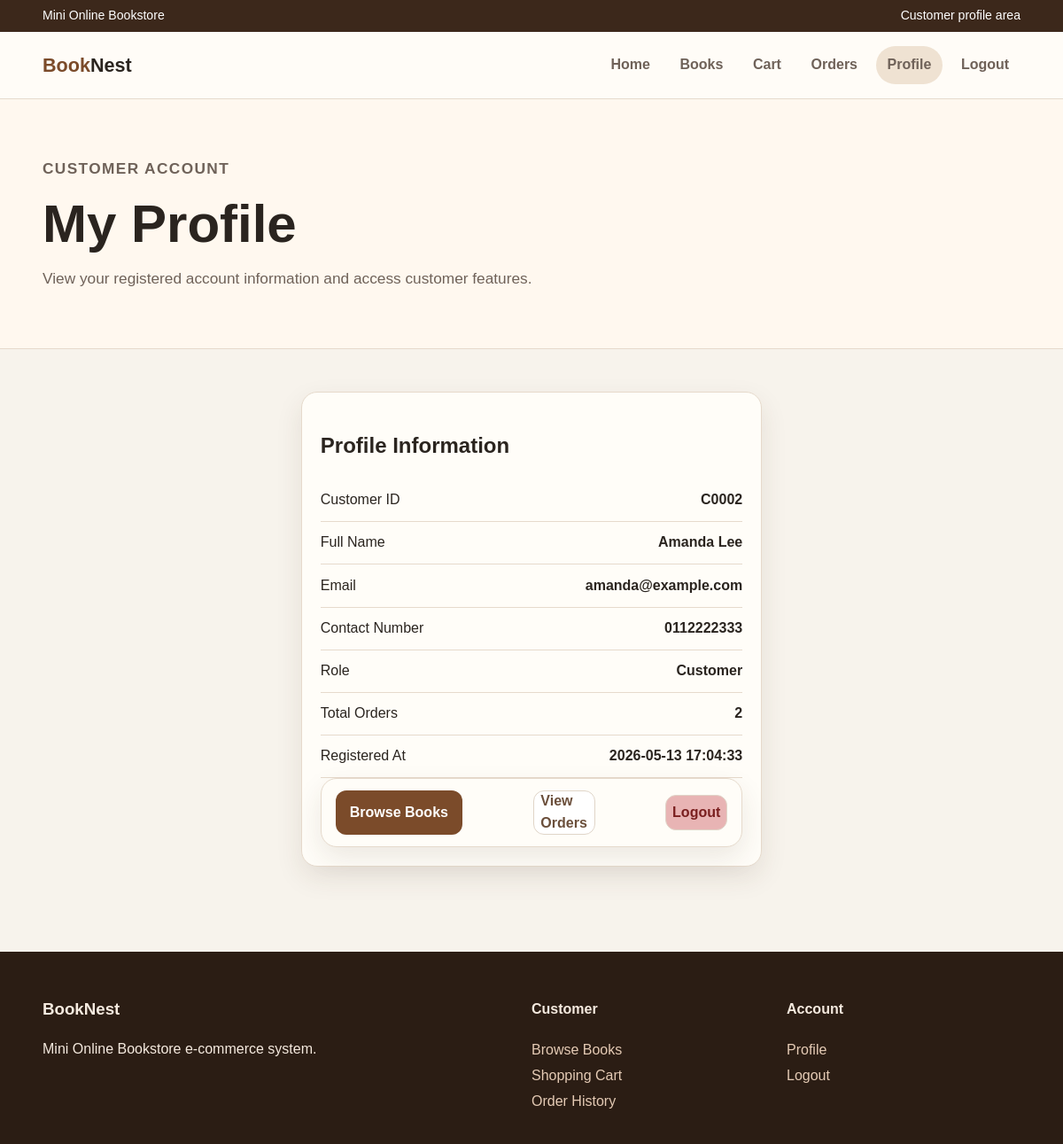
Screenshot of /auth/profile.php (signed in) with the database file from the repository.
### tables this page shows
CREATE TABLE `users` (
  `user_id` int(11) NOT NULL,
  `name` varchar(100) NOT NULL,
  `email` varchar(100) NOT NULL,
  `password` varchar(255) NOT NULL,
  `role` enum('customer','admin') NOT NULL DEFAULT 'customer',
  `contact` varchar(20) DEFAULT NULL,
  `created_at` timestamp NOT NULL DEFAULT current_timestamp()
);

### auth/profile.php (the view, shortened to what this page needs)
<?php
include '../app.php';
$user_id = $_SESSION["user_id"];
$stmt = $conn->prepare("SELECT user_id, name, email, contact, role, created_at FROM users WHERE user_id = ?");
$stmt->bind_param("i", $user_id);
$stmt->execute();
$user = $stmt->get_result()->fetch_assoc();
$orderStmt = $conn->prepare("SELECT COUNT(*) AS total_orders FROM orders WHERE user_id = ?");
$orderStmt->bind_param("i", $user_id);
$orderStmt->execute();
$orderCount = $orderStmt->get_result()->fetch_assoc()["total_orders"];
?>
<!DOCTYPE html>
<html lang="en">
<head>
    <link rel="stylesheet" href="../css/style.css">
</head>
<body>
<div class="topbar">
    <div class="container">
        <span>Mini Online Bookstore</span>
        <span>Customer profile area</span>
    </div>
</div>
<header class="navbar">
    <div class="container nav-inner">
        <a class="brand" href="../index.php">Book<span>Nest</span></a>
        <nav class="nav-links">
            <a href="../index.php">Home</a>
            <a href="../books/books.php">Books</a>
            <a href="../orders/cart.php">Cart</a>
            <a href="../orders/order-history.php">Orders</a>
            <a class="active" href="profile.php">Profile</a>
            <a href="logout.php">Logout</a>
        </nav>
    </div>
</header>
<section class="page-title">
    <div class="container">
        <p class="eyebrow">Customer Account</p>
        <h1>My Profile</h1>
        <p>View your registered account information and access customer features.</p>
    </div>
</section>
<main class="section">
    <div class="container auth">
        <div class="form-card">
            <h2>Profile Information</h2>
            <div class="summary-row">
                <span>Customer ID</span>
                <strong><?php echo "C" . str_pad($user["user_id"], 4, "0", STR_PAD_LEFT); ?></strong>
            </div>
            <div class="summary-row">
                <span>Full Name</span>
                <strong><?php echo htmlspecialchars($user["name"]); ?></strong>
            </div>
            <div class="summary-row">
                <span>Email</span>
                <strong><?php echo htmlspecialchars($user["email"]); ?></strong>
            </div>
            <div class="summary-row">
                <span>Contact Number</span>
                <strong><?php echo htmlspecialchars($user["contact"]); ?></strong>
            </div>
            <div class="summary-row">
                <span>Role</span>
                <strong><?php echo htmlspecialchars(ucfirst($user["role"])); ?></strong>
            </div>
            <div class="summary-row">
                <span>Total Orders</span>
                <strong><?php echo $orderCount; ?></strong>
            </div>
            <div class="summary-row">
                <span>Registered At</span>
                <strong><?php echo htmlspecialchars($user["created_at"]); ?></strong>
            </div>
            <div class="actions">
                <a class="btn" href="../books/books.php">Browse Books</a>
                <a class="btn secondary" href="../orders/order-history.php">View Orders</a>
                <a class="btn danger" href="logout.php">Logout</a>
            </div>
        </div>
    </div>
</main>
<footer class="footer">
    <div class="container footer-grid">
        <div>
            <h3>BookNest</h3>
            <p>Mini Online Bookstore e-commerce system.</p>
        </div>
        <div>
            <h4>Customer</h4>
            <a href="../books/books.php">Browse Books</a>
            <a href="../orders/cart.php">Shopping Cart</a>
            <a href="../orders/order-history.php">Order History</a>
        </div>
        <div>
            <h4>Account</h4>
            <a href="profile.php">Profile</a>
            <a href="logout.php">Logout</a>
        </div>
    </div>
</footer>
</body>
</html>

### css/style.css (style rules this page uses)
:root { --bg: #f7f3ec; --paper: #fffdf8; --ink: #2a241f; --muted: #6f6259; --line: #e6dacc; --brand: #7b4b2a; --brand-dark: #5f361c; --accent: #b87945; --soft: #efe2d2; --shadow: 0 12px 30px rgba(70, 45, 25, .10); --radius: 18px; }
* { box-sizing: border-box; }
body { margin: 0; font-family: Arial, Helvetica, sans-serif; background: var(--bg); color: var(--ink); line-height: 1.55; }
a { text-decoration: none; color: inherit; }
.container { width: min(1120px, 92%); margin: auto; }
.topbar { background: #3c281b; color: #fff; padding: .45rem 0; font-size: .88rem; }
.topbar .container { display: flex; justify-content: space-between; gap: 1rem; flex-wrap: wrap; }
.navbar { position: sticky; top: 0; z-index: 10; background: rgba(255, 253, 248, .96); border-bottom: 1px solid var(--line); }
.nav-inner { display: flex; align-items: center; justify-content: space-between; padding: 1rem 0; gap: 1rem; }
.brand { font-weight: 800; font-size: 1.35rem; color: var(--brand); }
.brand span { color: var(--ink); }
.nav-links { display: flex; gap: .5rem; flex-wrap: wrap; }
.nav-links a { padding: .55rem .8rem; border-radius: 999px; color: var(--muted); font-weight: 600; }
.nav-links a:hover, .active { background: var(--soft); color: var(--brand-dark); }
.btn { display: inline-flex; align-items: center; justify-content: center; border: 0; border-radius: 12px; padding: .75rem 1rem; background: var(--brand); color: #fff; font-weight: 700; cursor: pointer; height: 50px; font-size: 16px; }
.btn.secondary { background: #ffffff; color: #6b4f3b; border: 1px solid #e0d5c8; padding: 0.4rem 1rem; transition: all 0.2s ease; width: 70px; font-size: 16px; }
.btn.danger { background: #e8b4b4; color: #7a1f1f; border: 1px solid #e0d5c8; border-radius: 12px; padding: 0.4rem 1rem; transition: all 0.2s ease; width: 70px; height: 40px; }
.form-card { padding: 1.5rem; border-radius: 18px; }
.eyebrow { color: var(--accent); font-weight: 800; text-transform: uppercase; letter-spacing: .08em; font-size: .85rem; }
.hero h1, .page-title h1 { font-size: clamp(2rem, 5vw, 4rem); line-height: 1.05; margin: .5rem 0 1rem; }
.hero p, .page-title p { font-size: 1.08rem; color: var(--muted); max-width: 650px; }
.hero-card, .card, .form-card, .summary, .stat, .table-wrap { background: var(--paper); border: 1px solid var(--line); border-radius: var(--radius); box-shadow: var(--shadow); }
.actions { display: flex; gap: 0.8rem; align-items: center; justify-content: space-between; background: var(--paper); border: 1px solid var(--line); border-radius: var(--radius); padding: 0.8rem 1rem; box-shadow: var(--shadow); }
.section { padding: 3rem 0; }
.page-title { padding: 3rem 0; background: #fff8ef; border-bottom: 1px solid var(--line); }
.form-card, .summary { padding: 1.3rem; }
.auth { max-width: 520px; margin: auto; }
.info-row, .summary-row { display: flex; justify-content: space-between; gap: 1rem; border-bottom: 1px solid var(--line); padding: .7rem 0; }
.footer { background: #2b1d14; color: #f5eadf; padding: 2rem 0; margin-top: 3rem; }
.footer-grid { display: grid; grid-template-columns: 2fr 1fr 1fr; gap: 1.5rem; }
.footer a { display: block; color: #e5cbb5; margin: .25rem 0; }

### rows the page displays
users: user_id "0002", name "Amanda Lee", email "amanda@example.com", contact "0112222333", role "Customer", created_at "2026-05-13 17:04:33"

### other values shown
$orderCount "2"
